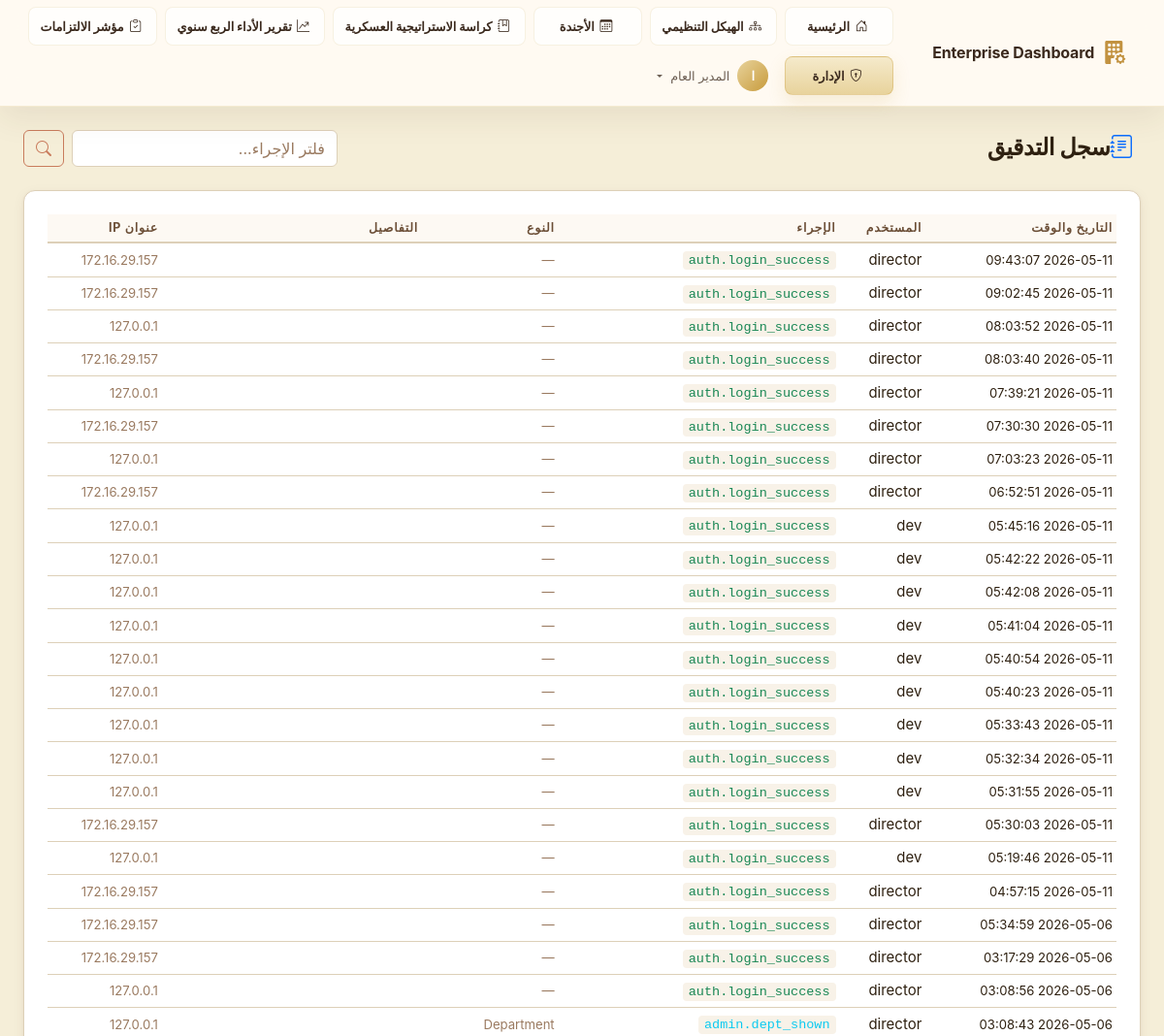
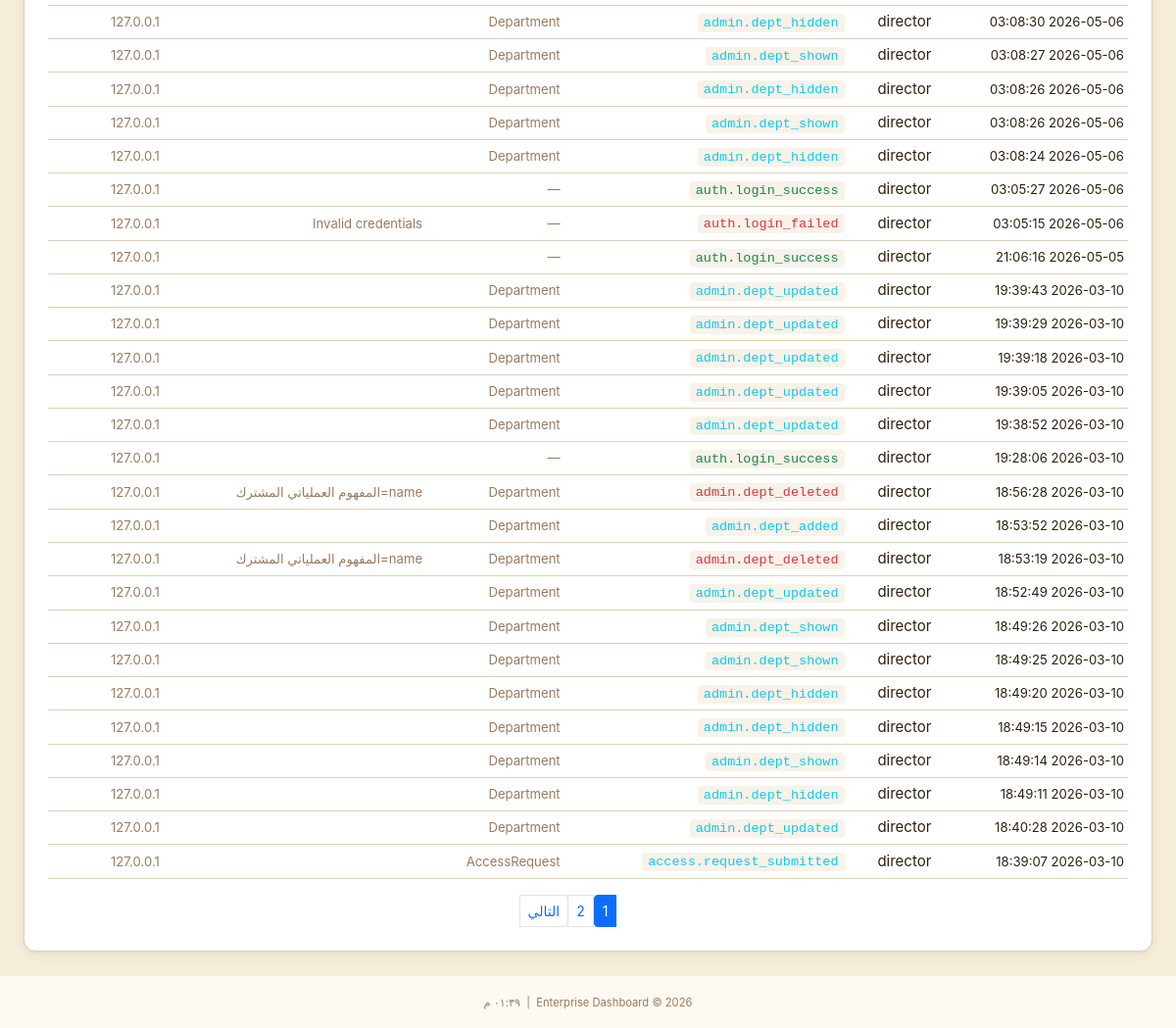
Page /admin/audit-log (signed in) on the earlier database version (2 pictures, top to bottom).
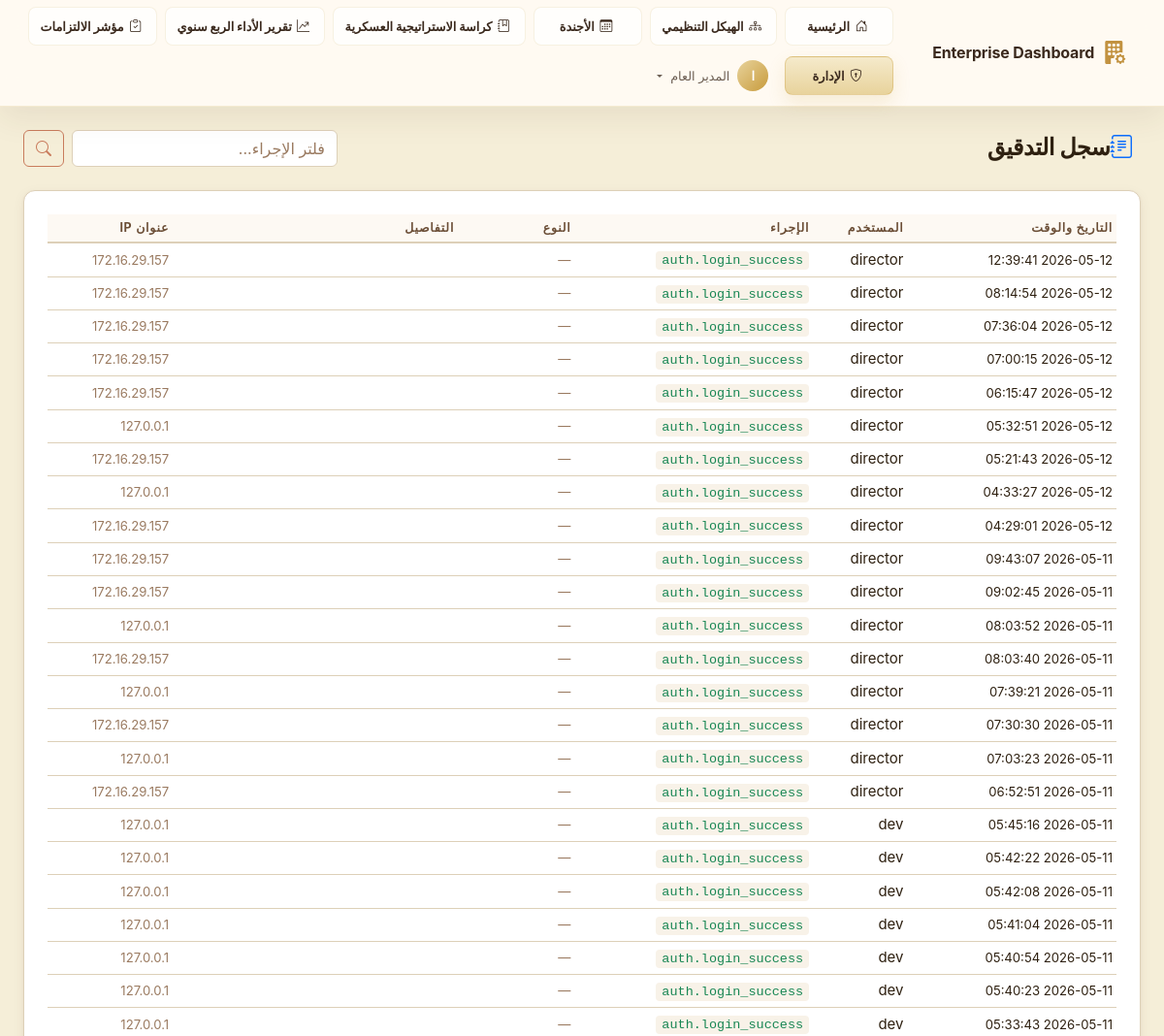
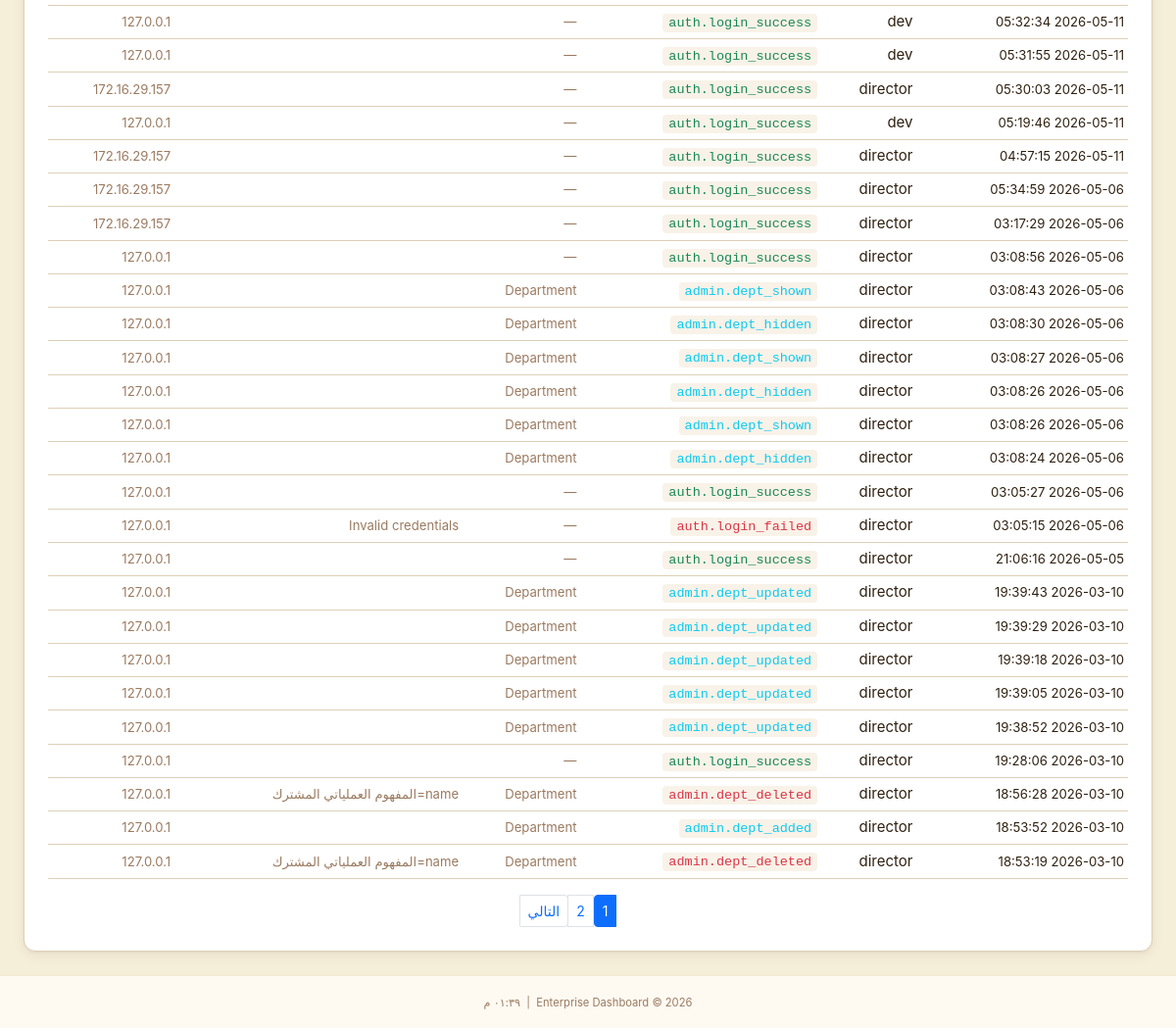
Same page on the later database version (2 pictures, top to bottom).
### app/models/audit.py (models this page shows, shortened)
class AuditLog(db.Model):
    __tablename__ = 'audit_log'
    id            = db.Column(db.String(36), primary_key=True, default=lambda: str(uuid.uuid4()))
    user_id       = db.Column(db.String(36), db.ForeignKey('users.id'), nullable=True)
    username      = db.Column(db.String(80),  nullable=False, default='anonymous')  # Snapshot
    action        = db.Column(db.String(100), nullable=False)
    resource_type = db.Column(db.String(60),  nullable=True)
    resource_id   = db.Column(db.String(36),  nullable=True)
    details       = db.Column(db.Text, nullable=True)   # JSON string for old/new values
    ip_address    = db.Column(db.String(45),  nullable=True)
    user_agent    = db.Column(db.String(255), nullable=True)
    timestamp     = db.Column(db.DateTime, default=datetime.utcnow, index=True)
    user = db.relationship('User', back_populates='audit_logs', foreign_keys=[user_id])

### app/admin/routes.py (the view)
@admin_bp.route('/audit-log')
@login_required
@require_permission(PERMISSIONS['SECRETARY'])
def audit_log():
    page   = request.args.get('page', 1, type=int)
    action = request.args.get('action', '')
    query  = AuditLog.query.order_by(AuditLog.timestamp.desc())
    if action:
        query = query.filter(AuditLog.action.contains(action))
    logs = query.paginate(page=page, per_page=50, error_out=False)
    return render_template('admin/audit_log.html',
                           logs=logs,
                           action_filter=action,
                           page_title='سجل التدقيق')

### app/__init__.py (called while the page is built)
def _register_extensions(app: Flask) -> None:
    db.init_app(app)
    login_manager.init_app(app)
    csrf.init_app(app)
    login_manager.login_view          = 'auth.login'
    login_manager.login_message       = 'Please sign in to access this page.'
    login_manager.login_message_category = 'warning'
    login_manager.session_protection  = 'strong'
    @login_manager.user_loader
    def load_user(user_id: str):
        from app.models.user import User
        return User.get_by_id(user_id)

def _register_context_processors(app: Flask) -> None:
    from datetime import datetime
    from app.models.role import PERMISSIONS
    @app.context_processor
    def inject_globals():
        return {
            'PERMISSIONS': PERMISSIONS,
            'now':         datetime.utcnow,
            'app_name':    app.config.get('APP_NAME', 'Enterprise Dashboard'),
        }

### app/models/user.py (called while the page is built)
    @property
    def is_authenticated(self) -> bool:
        return True

    def has_permission(self, required_level: int) -> bool:
        if not self.role:
            return False
        return self.role.permission_level >= required_level

### app/templates/admin/audit_log.html (shortened to what this page needs)
{% extends "base.html" %}
{% block content %}
<div class="container-fluid px-4 py-4">
    <div class="d-flex align-items-center justify-content-between mb-4">
        <h1 class="page-title mb-0"><i class="bi bi-journal-text text-primary me-2"></i>سجل التدقيق</h1>
        <form method="GET" class="d-flex gap-2">
            <input type="text" name="action" class="form-control glass-input" placeholder="فلتر الإجراء..."
                value="{{ action_filter }}">
            <button type="submit" class="btn btn-outline-primary"><i class="bi bi-search"></i></button>
        </form>
    </div>
    <div class="section-card glass-card">
        <div class="table-responsive">
            <table class="table table-dark table-hover table-sm align-middle mb-0">
                <thead>
                    <tr>
                        <th>التاريخ والوقت</th>
                        <th>المستخدم</th>
                        <th>الإجراء</th>
                        <th>النوع</th>
                        <th>التفاصيل</th>
                        <th>عنوان IP</th>
                    </tr>
                </thead>
                <tbody>
                    {% for log in logs.items %}
                    <tr>
                        <td><small>{{ log.timestamp.strftime('%Y-%m-%d %H:%M:%S') }}</small></td>
                        <td>{{ log.username }}</td>
                        <td>
                            <code
                                class="{% if 'login_failed' in log.action or 'rejected' in log.action or 'deleted' in log.action %}text-danger{% elif 'login_success' in log.action or 'approved' in log.action %}text-success{% else %}text-info{% endif %}">
                {{ log.action }}
              </code>
                        </td>
                        <td><small class="text-muted">{{ log.resource_type or '—' }}</small></td>
                        <td><small class="text-muted">{{ (log.details or '')[:50] }}</small></td>
                        <td><small class="text-muted">{{ log.ip_address or '—' }}</small></td>
                    </tr>
                    {% else %}
                    <tr>
                        <td colspan="6" class="text-center text-muted py-4">لا توجد سجلات</td>
                    </tr>
                    {% endfor %}
                </tbody>
            </table>
        </div>
        {% if logs.pages > 1 %}
        <nav class="d-flex justify-content-center mt-3">
            <ul class="pagination pagination-sm mb-0">
                {% for p in logs.iter_pages() %}
                {% if p %}
                <li class="page-item {{ 'active' if p == logs.page }}">
                    <a class="page-link" href="?page={{ p }}&action={{ action_filter }}">{{ p }}</a>
                </li>
                {% else %}
                <li class="page-item disabled"><span class="page-link">…</span></li>
                {% endif %}
                {% endfor %}
                {% if logs.has_next %}
                <li class="page-item">
                    <a class="page-link" href="?page={{ logs.next_num }}&action={{ action_filter }}">التالي</a>
                </li>
                {% endif %}
            </ul>
        </nav>
        {% endif %}
    </div>
</div>
{% endblock %}

Differences in the rows shown:
no longer on this page (row unchanged): AuditLog: timestamp "2026-03-10 18:52:49", username "director", action "admin.dept_updated", resource_type "Department", ip_address "127.0.0.1"
no longer on this page (row unchanged): AuditLog: timestamp "2026-03-10 18:49:26", username "director", action "admin.dept_shown", resource_type "Department", ip_address "127.0.0.1"
no longer on this page (row unchanged): AuditLog: timestamp "2026-03-10 18:49:25", username "director", action "admin.dept_shown", resource_type "Department", ip_address "127.0.0.1"
no longer on this page (row unchanged): AuditLog: timestamp "2026-03-10 18:49:20", username "director", action "admin.dept_hidden", resource_type "Department", ip_address "127.0.0.1"
no longer on this page (row unchanged): AuditLog: timestamp "2026-03-10 18:49:15", username "director", action "admin.dept_hidden", resource_type "Department", ip_address "127.0.0.1"
no longer on this page (row unchanged): AuditLog: timestamp "2026-03-10 18:49:14", username "director", action "admin.dept_shown", resource_type "Department", ip_address "127.0.0.1"
no longer on this page (row unchanged): AuditLog: timestamp "2026-03-10 18:49:11", username "director", action "admin.dept_hidden", resource_type "Department", ip_address "127.0.0.1"
no longer on this page (row unchanged): AuditLog: timestamp "2026-03-10 18:40:28", username "director", action "admin.dept_updated", resource_type "Department", ip_address "127.0.0.1"
no longer on this page (row unchanged): AuditLog: timestamp "2026-03-10 18:39:07", username "director", action "access.request_submitted", resource_type "AccessRequest", ip_address "127.0.0.1"
added AuditLog: timestamp "2026-05-12 12:39:41", username "director", action "auth.login_success", resource_type "—", ip_address "172.16.29.157"
added AuditLog: timestamp "2026-05-12 08:14:54", username "director", action "auth.login_success", resource_type "—", ip_address "172.16.29.157"
added AuditLog: timestamp "2026-05-12 07:36:04", username "director", action "auth.login_success", resource_type "—", ip_address "172.16.29.157"
added AuditLog: timestamp "2026-05-12 07:00:15", username "director", action "auth.login_success", resource_type "—", ip_address "172.16.29.157"
added AuditLog: timestamp "2026-05-12 06:15:47", username "director", action "auth.login_success", resource_type "—", ip_address "172.16.29.157"
added AuditLog: timestamp "2026-05-12 05:32:51", username "director", action "auth.login_success", resource_type "—", ip_address "127.0.0.1"
added AuditLog: timestamp "2026-05-12 05:21:43", username "director", action "auth.login_success", resource_type "—", ip_address "172.16.29.157"
added AuditLog: timestamp "2026-05-12 04:33:27", username "director", action "auth.login_success", resource_type "—", ip_address "127.0.0.1"
added AuditLog: timestamp "2026-05-12 04:29:01", username "director", action "auth.login_success", resource_type "—", ip_address "172.16.29.157"
